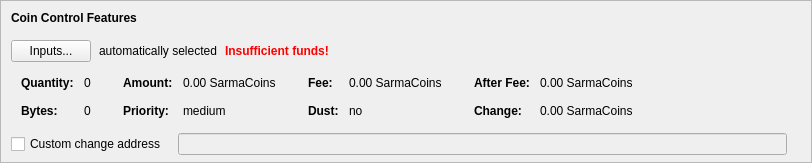
    <widget class="QFrame" name="frameCoinControl">
     <property name="sizePolicy">
      <sizepolicy hsizetype="Expanding" vsizetype="Expanding">
       <horstretch>0</horstretch>
       <verstretch>0</verstretch>
      </sizepolicy>
     </property>
     <property name="maximumSize">
      <size>
       <width>16777215</width>
       <height>16777215</height>
      </size>
     </property>
     <property name="frameShape">
      <enum>QFrame::StyledPanel</enum>
     </property>
     <property name="frameShadow">
      <enum>QFrame::Sunken</enum>
     </property>
     <layout class="QVBoxLayout" name="verticalLayoutCoinControl2">
      <property name="spacing">
       <number>0</number>
      </property>
      <property name="leftMargin">
       <number>0</number>
      </property>
      <property name="topMargin">
       <number>0</number>
      </property>
      <property name="rightMargin">
       <number>0</number>
      </property>
      <property name="bottomMargin">
       <number>6</number>
      </property>
      <item>
       <layout class="QVBoxLayout" name="verticalLayoutCoinControl" stretch="0,0,0,0,1">
        <property name="spacing">
         <number>0</number>
        </property>
        <property name="leftMargin">
         <number>10</number>
        </property>
        <property name="topMargin">
         <number>10</number>
        </property>
        <item>
         <layout class="QHBoxLayout" name="horizontalLayoutCoinControl1">
          <property name="bottomMargin">
           <number>15</number>
          </property>
          <item>
           <widget class="QLabel" name="labelCoinControlFeatures">
            <property name="sizePolicy">
             <sizepolicy hsizetype="Preferred" vsizetype="Maximum">
              <horstretch>0</horstretch>
              <verstretch>0</verstretch>
             </sizepolicy>
            </property>
            <property name="font">
             <font>
              <weight>75</weight>
              <bold>true</bold>
             </font>
            </property>
            <property name="styleSheet">
             <string notr="true">font-weight:bold;</string>
            </property>
            <property name="text">
             <string>Coin Control Features</string>
            </property>
           </widget>
          </item>
         </layout>
        </item>
        <item>
         <layout class="QHBoxLayout" name="horizontalLayoutCoinControl2" stretch="0,0,0,0">
          <property name="spacing">
           <number>8</number>
          </property>
          <property name="bottomMargin">
           <number>10</number>
          </property>
          <item>
           <widget class="QPushButton" name="pushButtonCoinControl">
            <property name="styleSheet">
             <string notr="true"/>
            </property>
            <property name="text">
             <string>Inputs...</string>
            </property>
            <property name="autoDefault">
             <bool>false</bool>
            </property>
           </widget>
          </item>
          <item>
           <widget class="QLabel" name="labelCoinControlAutomaticallySelected">
            <property name="text">
             <string>automatically selected</string>
            </property>
            <property name="margin">
             <number>5</number>
            </property>
           </widget>
          </item>
          <item>
           <widget class="QLabel" name="labelCoinControlInsuffFunds">
            <property name="font">
             <font>
              <weight>75</weight>
              <bold>true</bold>
             </font>
            </property>
            <property name="styleSheet">
             <string notr="true">color:red;font-weight:bold;</string>
            </property>
            <property name="text">
             <string>Insufficient funds!</string>
            </property>
            <property name="margin">
             <number>5</number>
            </property>
           </widget>
          </item>
          <item>
           <spacer name="horizontalSpacerCoinControl">
            <property name="orientation">
             <enum>Qt::Horizontal</enum>
            </property>
            <property name="sizeHint" stdset="0">
             <size>
              <width>40</width>
              <height>1</height>
             </size>
            </property>
           </spacer>
          </item>
         </layout>
        </item>
        <item>
         <widget class="QWidget" name="widgetCoinControl" native="true">
          <property name="sizePolicy">
           <sizepolicy hsizetype="Preferred" vsizetype="Preferred">
            <horstretch>0</horstretch>
            <verstretch>0</verstretch>
           </sizepolicy>
          </property>
          <property name="minimumSize">
           <size>
            <width>0</width>
            <height>0</height>
           </size>
          </property>
          <property name="styleSheet">
           <string notr="true"/>
          </property>
          <layout class="QHBoxLayout" name="horizontalLayoutCoinControl5">
           <property name="leftMargin">
            <number>0</number>
           </property>
           <property name="topMargin">
            <number>0</number>
           </property>
           <property name="rightMargin">
            <number>0</number>
           </property>
           <property name="bottomMargin">
            <number>0</number>
           </property>
           <item>
            <layout class="QHBoxLayout" name="horizontalLayoutCoinControl3" stretch="0,0,0,1">
             <property name="spacing">
              <number>20</number>
             </property>
             <property name="topMargin">
              <number>0</number>
             </property>
             <property name="bottomMargin">
              <number>10</number>
             </property>
             <item>
              <layout class="QFormLayout" name="formLayoutCoinControl1">
               <property name="horizontalSpacing">
                <number>10</number>
               </property>
               <property name="verticalSpacing">
                <number>14</number>
               </property>
               <property name="leftMargin">
                <number>10</number>
               </property>
               <property name="topMargin">
                <number>4</number>
               </property>
               <property name="rightMargin">
                <number>6</number>
               </property>
               <item row="0" column="0">
                <widget class="QLabel" name="labelCoinControlQuantityText">
                 <property name="font">
                  <font>
                   <weight>75</weight>
                   <bold>true</bold>
                  </font>
                 </property>
                 <property name="text">
                  <string>Quantity:</string>
                 </property>
                 <property name="margin">
                  <number>0</number>
                 </property>
                </widget>
               </item>
               <item row="0" column="1">
                <widget class="QLabel" name="labelCoinControlQuantity">
                 <property name="cursor">
                  <cursorShape>IBeamCursor</cursorShape>
                 </property>
                 <property name="contextMenuPolicy">
                  <enum>Qt::ActionsContextMenu</enum>
                 </property>
                 <property name="text">
                  <string notr="true">0</string>
                 </property>
                 <property name="margin">
                  <number>0</number>
                 </property>
                 <property name="textInteractionFlags">
                  <set>Qt::LinksAccessibleByMouse|Qt::TextSelectableByKeyboard|Qt::TextSelectableByMouse</set>
                 </property>
                </widget>
               </item>
               <item row="1" column="0">
                <widget class="QLabel" name="labelCoinControlBytesText">
                 <property name="font">
                  <font>
                   <weight>75</weight>
                   <bold>true</bold>
                  </font>
                 </property>
                 <property name="text">
                  <string>Bytes:</string>
                 </property>
                </widget>
               </item>
               <item row="1" column="1">
                <widget class="QLabel" name="labelCoinControlBytes">
                 <property name="cursor">
                  <cursorShape>IBeamCursor</cursorShape>
                 </property>
                 <property name="contextMenuPolicy">
                  <enum>Qt::ActionsContextMenu</enum>
                 </property>
                 <property name="text">
                  <string notr="true">0</string>
                 </property>
                 <property name="textInteractionFlags">
                  <set>Qt::LinksAccessibleByMouse|Qt::TextSelectableByKeyboard|Qt::TextSelectableByMouse</set>
                 </property>
                </widget>
               </item>
              </layout>
             </item>
             <item>
              <layout class="QFormLayout" name="formLayoutCoinControl2">
               <property name="horizontalSpacing">
                <number>10</number>
               </property>
               <property name="verticalSpacing">
                <number>14</number>
               </property>
               <property name="leftMargin">
                <number>6</number>
               </property>
               <property name="topMargin">
                <number>4</number>
               </property>
               <property name="rightMargin">
                <number>6</number>
               </property>
               <item row="0" column="0">
                <widget class="QLabel" name="labelCoinControlAmountText">
                 <property name="font">
                  <font>
                   <weight>75</weight>
                   <bold>true</bold>
                  </font>
                 </property>
                 <property name="text">
                  <string>Amount:</string>
                 </property>
                 <property name="margin">
                  <number>0</number>
                 </property>
                </widget>
               </item>
               <item row="0" column="1">
                <widget class="QLabel" name="labelCoinControlAmount">
                 <property name="cursor">
                  <cursorShape>IBeamCursor</cursorShape>
                 </property>
                 <property name="contextMenuPolicy">
                  <enum>Qt::ActionsContextMenu</enum>
                 </property>
                 <property name="text">
                  <string notr="true">0.00 SarmaCoins</string>
                 </property>
                 <property name="textInteractionFlags">
                  <set>Qt::LinksAccessibleByMouse|Qt::TextSelectableByKeyboard|Qt::TextSelectableByMouse</set>
                 </property>
                </widget>
               </item>
               <item row="1" column="0">
                <widget class="QLabel" name="labelCoinControlPriorityText">
                 <property name="font">
                  <font>
                   <weight>75</weight>
                   <bold>true</bold>
                  </font>
                 </property>
                 <property name="text">
                  <string>Priority:</string>
                 </property>
                </widget>
               </item>
               <item row="1" column="1">
                <widget class="QLabel" name="labelCoinControlPriority">
                 <property name="cursor">
                  <cursorShape>IBeamCursor</cursorShape>
                 </property>
                 <property name="contextMenuPolicy">
                  <enum>Qt::ActionsContextMenu</enum>
                 </property>
                 <property name="text">
                  <string>medium</string>
                 </property>
                 <property name="textInteractionFlags">
                  <set>Qt::LinksAccessibleByMouse|Qt::TextSelectableByKeyboard|Qt::TextSelectableByMouse</set>
                 </property>
                </widget>
               </item>
              </layout>
             </item>
             <item>
              <layout class="QFormLayout" name="formLayoutCoinControl3">
               <property name="horizontalSpacing">
                <number>10</number>
               </property>
               <property name="verticalSpacing">
                <number>14</number>
               </property>
               <property name="leftMargin">
                <number>6</number>
               </property>
               <property name="topMargin">
                <number>4</number>
               </property>
               <property name="rightMargin">
                <number>6</number>
               </property>
               <item row="0" column="0">
                <widget class="QLabel" name="labelCoinControlFeeText">
                 <property name="font">
                  <font>
                   <weight>75</weight>
                   <bold>true</bold>
                  </font>
                 </property>
                 <property name="text">
                  <string>Fee:</string>
                 </property>
                 <property name="margin">
                  <number>0</number>
                 </property>
                </widget>
               </item>
               <item row="0" column="1">
                <widget class="QLabel" name="labelCoinControlFee">
                 <property name="cursor">
                  <cursorShape>IBeamCursor</cursorShape>
                 </property>
                 <property name="contextMenuPolicy">
                  <enum>Qt::ActionsContextMenu</enum>
                 </property>
                 <property name="text">
                  <string notr="true">0.00 SarmaCoins</string>
                 </property>
                 <property name="textInteractionFlags">
                  <set>Qt::LinksAccessibleByMouse|Qt::TextSelectableByKeyboard|Qt::TextSelectableByMouse</set>
                 </property>
                </widget>
               </item>
               <item row="1" column="0">
                <widget class="QLabel" name="labelCoinControlLowOutputText">
                 <property name="font">
                  <font>
                   <weight>75</weight>
                   <bold>true</bold>
                  </font>
                 </property>
                 <property name="text">
                  <string>Dust:</string>
                 </property>
                </widget>
               </item>
               <item row="1" column="1">
                <widget class="QLabel" name="labelCoinControlLowOutput">
                 <property name="cursor">
                  <cursorShape>IBeamCursor</cursorShape>
                 </property>
                 <property name="contextMenuPolicy">
                  <enum>Qt::ActionsContextMenu</enum>
                 </property>
                 <property name="text">
                  <string>no</string>
                 </property>
                 <property name="textInteractionFlags">
                  <set>Qt::LinksAccessibleByMouse|Qt::TextSelectableByKeyboard|Qt::TextSelectableByMouse</set>
                 </property>
                </widget>
               </item>
              </layout>
             </item>
             <item>
              <layout class="QFormLayout" name="formLayoutCoinControl4">
               <property name="horizontalSpacing">
                <number>10</number>
               </property>
               <property name="verticalSpacing">
                <number>14</number>
               </property>
               <property name="leftMargin">
                <number>6</number>
               </property>
               <property name="topMargin">
                <number>4</number>
               </property>
               <property name="rightMargin">
                <number>6</number>
               </property>
               <item row="0" column="0">
                <widget class="QLabel" name="labelCoinControlAfterFeeText">
                 <property name="font">
                  <font>
                   <weight>75</weight>
                   <bold>true</bold>
                  </font>
                 </property>
                 <property name="text">
                  <string>After Fee:</string>
                 </property>
                 <property name="margin">
                  <number>0</number>
                 </property>
                </widget>
               </item>
               <item row="0" column="1">
                <widget class="QLabel" name="labelCoinControlAfterFee">
                 <property name="cursor">
                  <cursorShape>IBeamCursor</cursorShape>
                 </property>
                 <property name="contextMenuPolicy">
                  <enum>Qt::ActionsContextMenu</enum>
                 </property>
                 <property name="text">
                  <string notr="true">0.00 SarmaCoins</string>
                 </property>
                 <property name="textInteractionFlags">
                  <set>Qt::LinksAccessibleByMouse|Qt::TextSelectableByKeyboard|Qt::TextSelectableByMouse</set>
                 </property>
                </widget>
               </item>
               <item row="1" column="0">
                <widget class="QLabel" name="labelCoinControlChangeText">
                 <property name="font">
                  <font>
                   <weight>75</weight>
                   <bold>true</bold>
                  </font>
                 </property>
                 <property name="text">
                  <string>Change:</string>
                 </property>
                </widget>
               </item>
               <item row="1" column="1">
                <widget class="QLabel" name="labelCoinControlChange">
                 <property name="cursor">
                  <cursorShape>IBeamCursor</cursorShape>
                 </property>
                 <property name="contextMenuPolicy">
                  <enum>Qt::ActionsContextMenu</enum>
                 </property>
                 <property name="text">
                  <string notr="true">0.00 SarmaCoins</string>
                 </property>
                 <property name="textInteractionFlags">
                  <set>Qt::LinksAccessibleByMouse|Qt::TextSelectableByKeyboard|Qt::TextSelectableByMouse</set>
                 </property>
                </widget>
               </item>
              </layout>
             </item>
            </layout>
           </item>
          </layout>
         </widget>
        </item>
        <item>
         <layout class="QHBoxLayout" name="horizontalLayoutCoinControl4" stretch="0,0,0">
          <property name="spacing">
           <number>12</number>
          </property>
          <property name="sizeConstraint">
           <enum>QLayout::SetDefaultConstraint</enum>
          </property>
          <property name="topMargin">
           <number>5</number>
          </property>
          <property name="rightMargin">
           <number>5</number>
          </property>
          <item>
           <widget class="QCheckBox" name="checkBoxCoinControlChange">
            <property name="toolTip">
             <string>If this is activated, but the change address is empty or invalid, change will be sent to a newly generated address.</string>
            </property>
            <property name="text">
             <string>Custom change address</string>
            </property>
           </widget>
          </item>
          <item>
           <widget class="QValidatedLineEdit" name="lineEditCoinControlChange">
            <property name="enabled">
             <bool>false</bool>
            </property>
            <property name="sizePolicy">
             <sizepolicy hsizetype="Expanding" vsizetype="Fixed">
              <horstretch>0</horstretch>
              <verstretch>0</verstretch>
             </sizepolicy>
            </property>
           </widget>
          </item>
          <item>
           <widget class="QLabel" name="labelCoinControlChangeLabel">
            <property name="sizePolicy">
             <sizepolicy hsizetype="Preferred" vsizetype="Expanding">
              <horstretch>0</horstretch>
              <verstretch>0</verstretch>
             </sizepolicy>
            </property>
            <property name="minimumSize">
             <size>
              <width>0</width>
              <height>0</height>
             </size>
            </property>
            <property name="text">
             <string/>
            </property>
            <property name="margin">
             <number>3</number>
            </property>
           </widget>
          </item>
         </layout>
        </item>
        <item>
         <spacer name="verticalSpacerCoinControl">
          <property name="orientation">
           <enum>Qt::Vertical</enum>
          </property>
          <property name="sizeHint" stdset="0">
           <size>
            <width>800</width>
            <height>1</height>
           </size>
          </property>
         </spacer>
        </item>
       </layout>
      </item>
     </layout>
    </widget>
